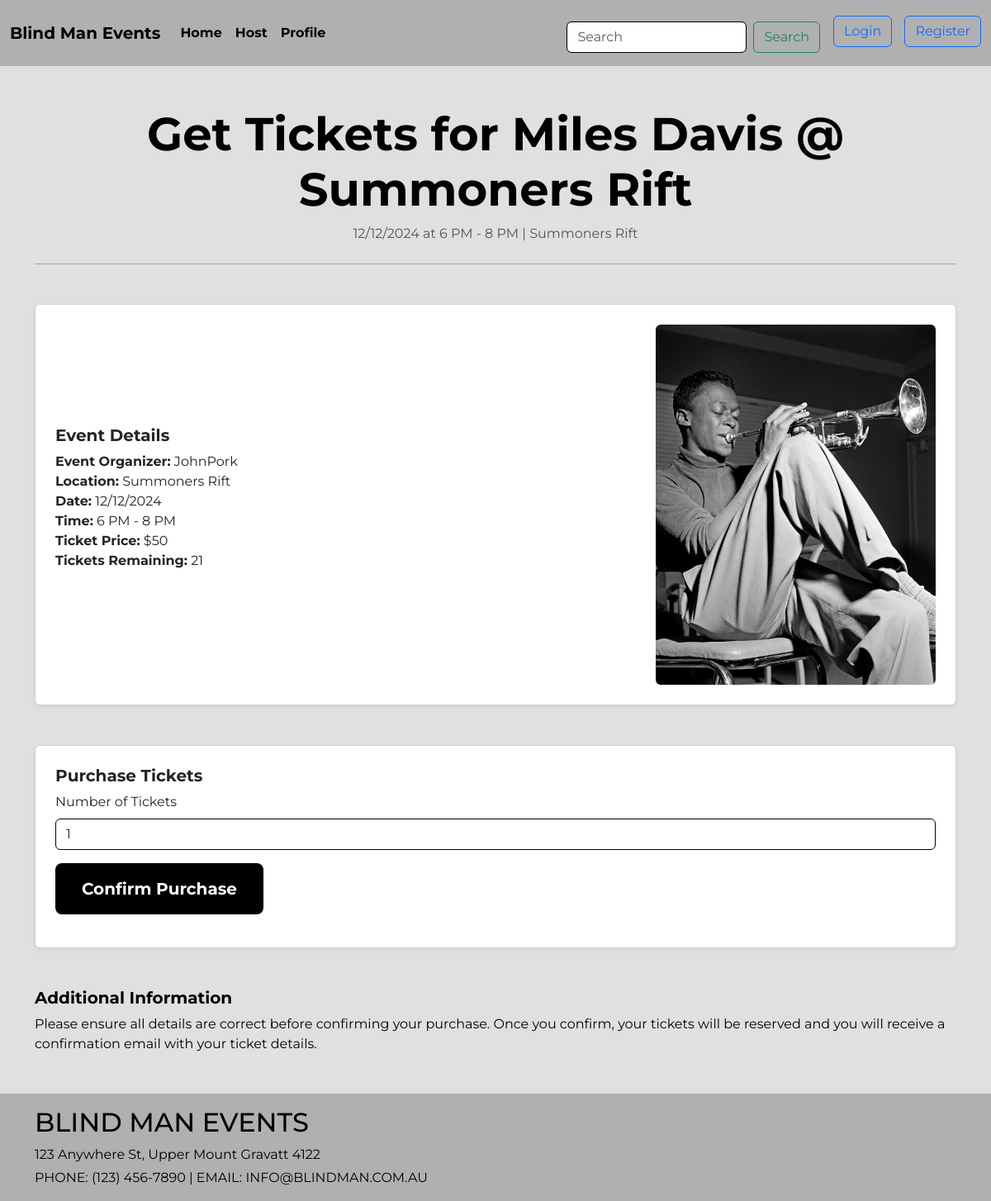
The app's page /event/1/get-tickets, older data.
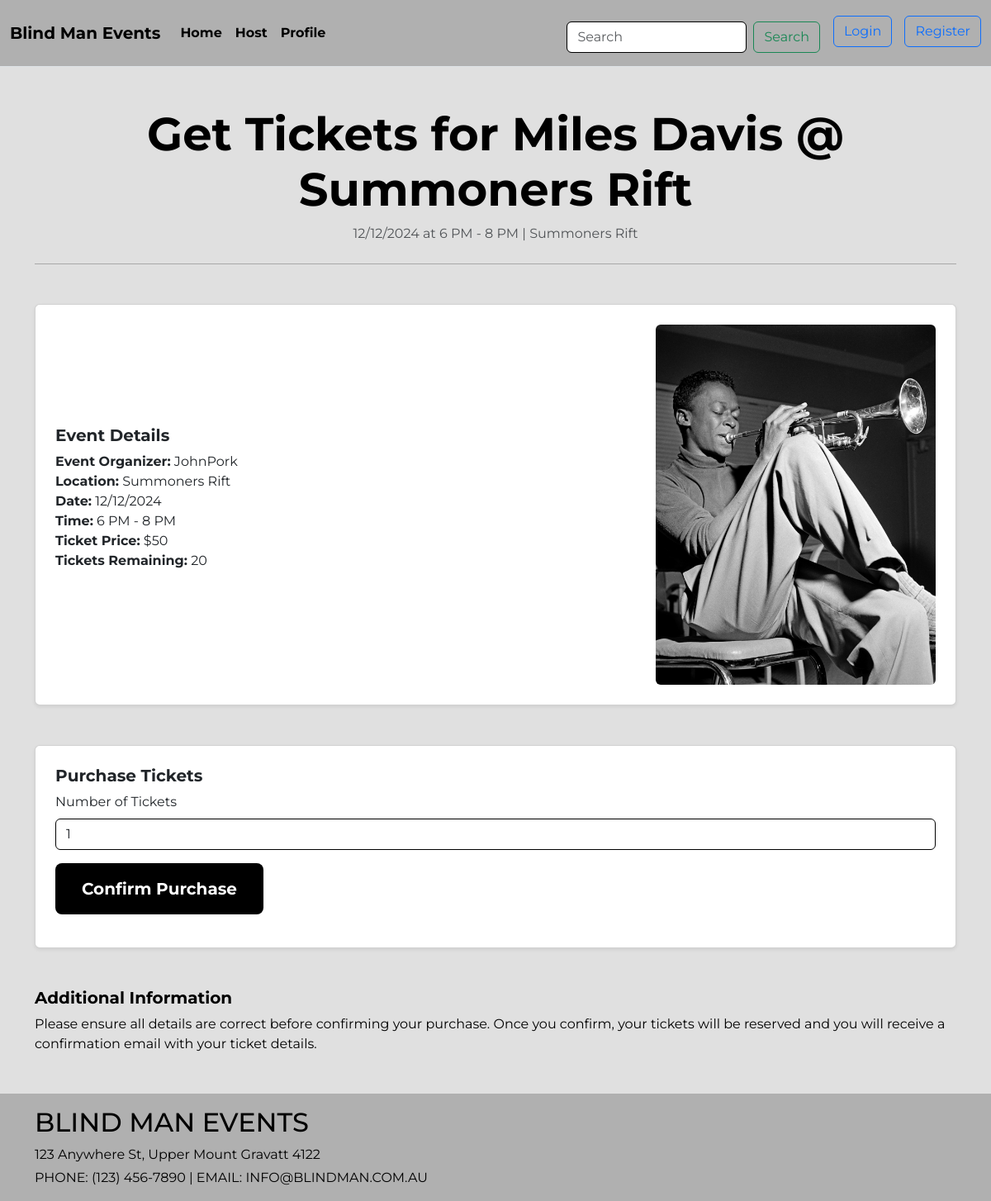
The same page, newer data.
### travel/models.py (models this page shows, shortened)
class Event(db.Model):
    __tablename__ = 'events'
    id = db.Column(db.Integer, primary_key=True)
    title = db.Column(db.String(80))
    date = db.Column(db.String(80))
    time = db.Column(db.String(80))
    location = db.Column(db.String(100))
    event_description = db.Column(db.String(200))
    image = db.Column(db.String(400))
    tickets_remaining = db.Column(db.Integer)
    status = db.Column(db.String(20))
    ticket_price = db.Column(db.Integer)
    organizer_id = db.Column(db.Integer, db.ForeignKey('users.id'))
    comments = db.relationship('Comment', backref='event')
    booking_history = db.relationship('PurchasedTicket', backref='event')

### travel/views.py (the view, shortened to what this page needs)
@mainbp.route('/event/<int:event_id>/get-tickets', methods=['GET', 'POST'])
def get_tickets(event_id):
    event = db.session.get(Event, event_id)
    if event is None:
        return "Event not found", 404
    return render_template('events/get_tickets.html', event=event)

### travel/templates/events/get_tickets.html
{% extends 'base.html' %}
{% block content %}
<main class="container my-5">
  <div class="text-center mb-5">
    <h1 class="display-4 fw-bold">Get Tickets for {{ event.title }}</h1>
    <p class="text-muted">{{ event.date }} at {{ event.time }} | {{ event.location }}</p>
    <hr class="my-4" />
  </div>
  <section class="mb-5">
    <div class="card p-4 shadow-sm">
      <div class="row align-items-center">
        <div class="col-md-8">
          <h5 class="fw-bold">Event Details</h5>
          <ul class="list-unstyled">
            <li><strong>Event Organizer:</strong> {{ event.user.username }}</li>
            <li><strong>Location:</strong> {{ event.location }}</li>
            <li><strong>Date:</strong> {{ event.date }}</li>
            <li><strong>Time:</strong> {{ event.time }}</li>
            <li><strong>Ticket Price:</strong> ${{ event.ticket_price }}</li>
            <li><strong>Tickets Remaining:</strong> {{ event.tickets_remaining }}</li>
          </ul>
        </div>
        <div class="col-md-4 d-flex justify-content-center">
          <img src="{{ event.image }}" class="img-fluid rounded" alt="Event Image" style="max-width: 100%; height: auto;">
        </div>
      </div>
    </div>
  </section>
  <section class="mb-5">
    <div class="card p-4 shadow-sm">
      <h5 class="fw-bold">Purchase Tickets</h5>
      <form method="POST" action="{{ url_for('main.get_tickets', event_id=event.id) }}">
        <div class="mb-3">
            <label for="ticketQuantity" class="form-label">Number of Tickets</label>
            <input type="number" class="form-control" id="ticketQuantity" name="ticket_quantity" min="1" max="{{ event.tickets_remaining }}" value="1" required>
        </div>
        <button type="submit" class="btn btn-dark btn-lg">Confirm Purchase</button>
      </form>
    </div>
  </section>
  <section class="mb-5">
    <h5 class="fw-bold">Additional Information</h5>
    <p>Please ensure all details are correct before confirming your purchase. Once you confirm, your tickets will be reserved and you will receive a confirmation email with your ticket details.</p>
  </section>
</main>
{% endblock %}

Row changes from the older to the newer data that the page shows:
changed Event "Miles Davis @ Summoners Rift": tickets_remaining "21" → "20"
